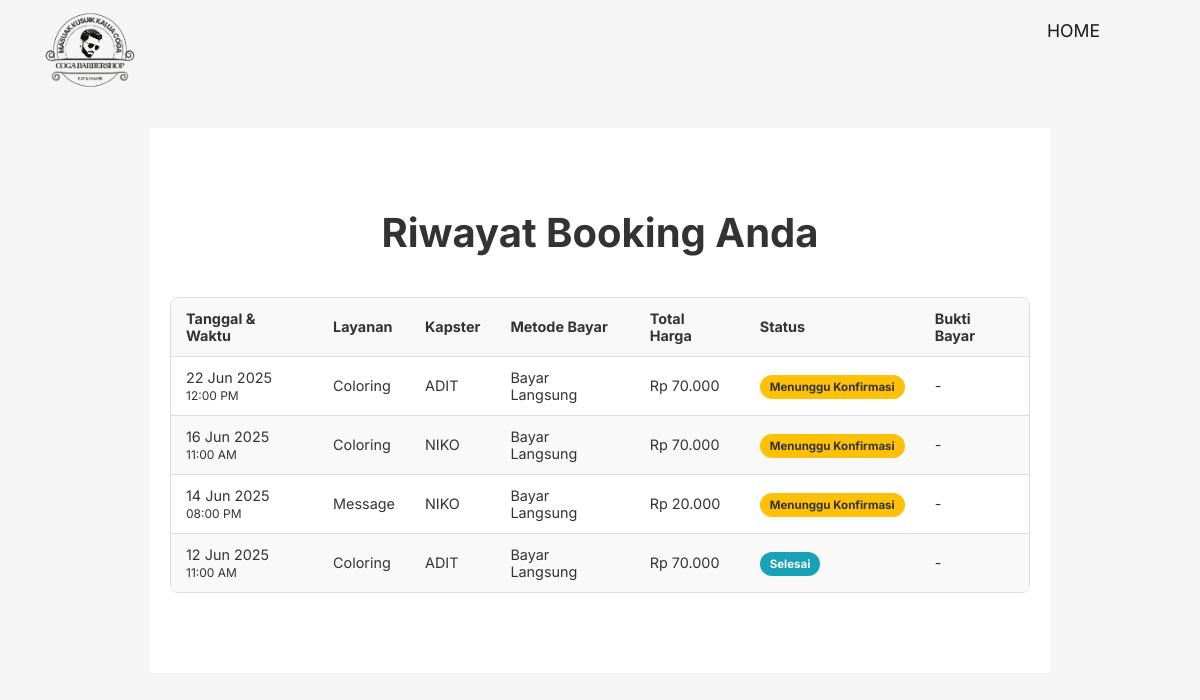
Before: /riwayat_booking.php (signed in) with the older database file.
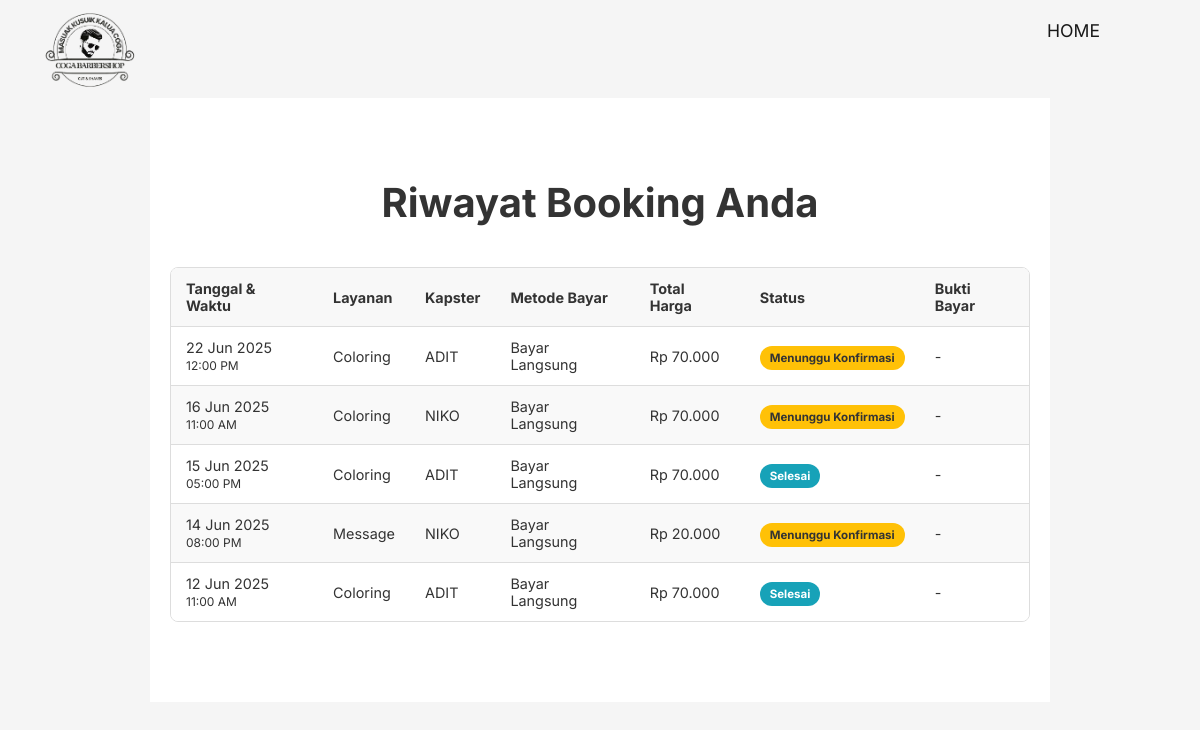
After: the same page with the newer database file.
### tables this page shows
CREATE TABLE `bookings` (
  `id_booking` int(11) NOT NULL,
  `user_id` int(11) NOT NULL,
  `id_service` char(5) NOT NULL,
  `id_kapster` char(5) NOT NULL,
  `id_slot` int(11) NOT NULL,
  `id_metode` int(11) NOT NULL,
  `tanggal_booking` date NOT NULL,
  `total_harga` int(11) NOT NULL,
  `bukti_transfer` varchar(255) DEFAULT NULL,
  `status_booking` enum('Menunggu Konfirmasi','Dikonfirmasi','Selesai','Batal') DEFAULT 'Menunggu Konfirmasi',
  `tanggal_dibuat` timestamp NOT NULL DEFAULT current_timestamp()
);

CREATE TABLE `slot_waktu` (
  `id_slot` int(11) NOT NULL,
  `jam` time NOT NULL
);

CREATE TABLE `services` (
  `id_service` char(5) NOT NULL,
  `nama_service` varchar(100) NOT NULL,
  `harga` int(11) NOT NULL
);

CREATE TABLE `kapsters` (
  `id_kapster` char(5) NOT NULL,
  `nama_kapster` varchar(100) NOT NULL
);

### riwayat_booking.php (the view, shortened to what this page needs)
<?php
    require 'koneksi.php';
    $current_user_id = $_SESSION['user_id'];
    $sql_history = "SELECT
                        b.tanggal_booking, b.total_harga, b.status_booking, b.bukti_transfer,
                        s.nama_service, k.nama_kapster, sw.jam,
                        IFNULL(mp.nama_metode, 'Tidak ada') AS nama_metode
                    FROM bookings b
                    JOIN services s ON b.id_service = s.id_service
                    JOIN kapsters k ON b.id_kapster = k.id_kapster
                    JOIN slot_waktu sw ON b.id_slot = sw.id_slot
                    LEFT JOIN metode_pembayaran mp ON b.id_metode = mp.id_metode
                    WHERE b.user_id = ?
                    ORDER BY b.tanggal_booking DESC, sw.jam DESC";
    $stmt_history = $conn->prepare($sql_history);
    $stmt_history->bind_param("i", $current_user_id);
    $stmt_history->execute();
    $history_result = $stmt_history->get_result();
    $history_bookings = $history_result->fetch_all(MYSQLI_ASSOC);
?>
<!DOCTYPE html>
<html lang="en">
<head>
    <link rel="stylesheet" href="style.css">
</head>
<body>
    <header>
        <div class="logo-container">
            <img src="gambar/logo.png" alt="Coga Barbershop Logo" class="logo-image">
        </div>
        <nav class="navigation">
            <a href="user_page.php">HOME</a>
        </nav>
    </header>
    <section class="history-section">
        <div class="container">
            <h2>Riwayat Booking Anda</h2>
            <?php if (empty($history_bookings)): ?>
                <p class="no-history">Anda belum memiliki riwayat booking.</p>
            <?php else: ?>
                <div class="table-responsive">
                    <table class="history-table">
                        <thead>
                            <tr>
                                <th>Tanggal & Waktu</th>
                                <th>Layanan</th>
                                <th>Kapster</th>
                                <th>Metode Bayar</th>
                                <th>Total Harga</th>
                                <th>Status</th>
                                <th>Bukti Bayar</th>
                            </tr>
                        </thead>
                        <tbody>
                            <?php foreach ($history_bookings as $booking): ?>
                                <tr>
                                    <td><?php echo date("d M Y", strtotime($booking['tanggal_booking'])); ?><br><small><?php echo date("h:i A", strtotime($booking['jam'])); ?></small></td>
                                    <td><?php echo htmlspecialchars($booking['nama_service']); ?></td>
                                    <td><?php echo htmlspecialchars($booking['nama_kapster']); ?></td>
                                    <td><?php echo htmlspecialchars($booking['nama_metode']); ?></td>
                                    <td>Rp <?php echo number_format($booking['total_harga'], 0, ',', '.'); ?></td>
                                    <td>
                                        <?php $status_class = 'status-' . strtolower(str_replace(' ', '-', $booking['status_booking'])); ?>
                                        <span class="status-badge <?php echo $status_class; ?>">
                                            <?php echo htmlspecialchars($booking['status_booking']); ?>
                                        </span>
                                    </td>
                                    <td>
                                        <?php if (!empty($booking['bukti_transfer'])): ?>
                                            <a href="uploads/<?php echo htmlspecialchars($booking['bukti_transfer']); ?>" target="_blank" class="view-proof-btn">Lihat</a>
                                        <?php else: ?>
                                            -
                                        <?php endif; ?>
                                    </td>
                                </tr>
                            <?php endforeach; ?>
                        </tbody>
                    </table>
                </div>
            <?php endif; ?>
        </div>
    </section>
</body>
</html>

Changed rows visible on the page:
added bookings: tanggal_booking "15 Jun 2025", id_slot.jam "05:00 PM", id_service.nama_service "Coloring", id_kapster.nama_kapster "ADIT", nama_metode "Bayar Langsung", total_harga "70.000", status_booking "Selesai"
